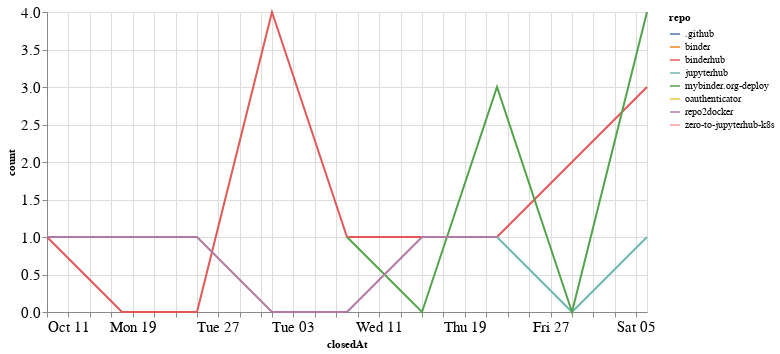

Here is the notebook cell this chart was saved with:
### Code cell
closed_by_time = closed_by.groupby('repo').resample('W', on='closedAt').count()['author'].reset_index()
closed_by_time = closed_by_time.rename(columns={'author': 'count'})

alt.Chart(closed_by_time, width=600).mark_line().encode(
    x='closedAt',
    y='count',
    color='repo',
    tooltip="repo"
)

### Figure 1 — Vega-Lite specification as saved in the notebook (floating-point values rounded to 4 significant figures)
{"config": {"axisLeft": {"labelFontSize": 15}, "axisBottom": {"labelFontSize": 15}}, "data": {"name": "data-cc6472b1d64c3636241037aa6bb7b5d6"}, "mark": "line", "encoding": {"color": {"type": "nominal", "field": "repo"}, "tooltip": {"type": "nominal", "field": "repo"}, "x": {"type": "temporal", "field": "closedAt"}, "y": {"type": "quantitative", "field": "count"}}, "width": 600, "$schema": "https://vega.github.io/schema/vega-lite/v4.8.1.json", "datasets": {"data-cc6472b1d64c3636241037aa6bb7b5d6": [{"repo": ".github", "closedAt": "2020-12-06T00:00:00", "count": 1}, {"repo": "binder", "closedAt": "2020-11-15T00:00:00", "count": 1}, {"repo": "binderhub", "closedAt": "2020-10-11T00:00:00", "count": 1}, {"repo": "binderhub", "closedAt": "2020-10-18T00:00:00", "count": 0}, {"repo": "binderhub", "closedAt": "2020-10-25T00:00:00", "count": 0}, {"repo": "binderhub", "closedAt": "2020-11-01T00:00:00", "count": 4}, {"repo": "binderhub", "closedAt": "2020-11-08T00:00:00", "count": 1}, {"repo": "binderhub", "closedAt": "2020-11-15T00:00:00", "count": 1}, {"repo": "binderhub", "closedAt": "2020-11-22T00:00:00", "count": 1}, {"repo": "binderhub", "closedAt": "2020-11-29T00:00:00", "count": 2}, {"repo": "binderhub", "closedAt": "2020-12-06T00:00:00", "count": 3}, {"repo": "jupyterhub", "closedAt": "2020-11-22T00:00:00", "count": 1}, {"repo": "jupyterhub", "closedAt": "2020-11-29T00:00:00", "count": 0}, {"repo": "jupyterhub", "closedAt": "2020-12-06T00:00:00", "count": 1}, {"repo": "mybinder.org-deploy", "closedAt": "2020-11-08T00:00:00", "count": 1}, {"repo": "mybinder.org-deploy", "closedAt": "2020-11-15T00:00:00", "count": 0}, {"repo": "mybinder.org-deploy", "closedAt": "2020-11-22T00:00:00", "count": 3}, {"repo": "mybinder.org-deploy", "closedAt": "2020-11-29T00:00:00", "count": 0}, {"repo": "mybinder.org-deploy", "closedAt": "2020-12-06T00:00:00", "count": 4}, {"repo": "oauthenticator", "closedAt": "2020-11-22T00:00:00", "count": 1}, {"repo": "repo2docker", "closedAt": "2020-10-11T00:00:00", "count": 1}, {"repo": "repo2docker", "closedAt": "2020-10-18T00:00:00", "count": 1}, {"repo": "repo2docker", "closedAt": "2020-10-25T00:00:00", "count": 1}, {"repo": "repo2docker", "closedAt": "2020-11-01T00:00:00", "count": 0}, {"repo": "repo2docker", "closedAt": "2020-11-08T00:00:00", "count": 0}, {"repo": "repo2docker", "closedAt": "2020-11-15T00:00:00", "count": 1}, {"repo": "repo2docker", "closedAt": "2020-11-22T00:00:00", "count": 1}, {"repo": "zero-to-jupyterhub-k8s", "closedAt": "2020-10-18T00:00:00", "count": 1}]}}
